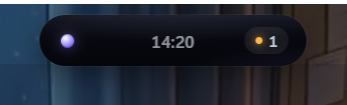
#> input picture shots/01-idle.png, 347 x 105 px
$ python dark-blocks.py ../shots/01-idle.png 100
#> lines starting #> are read from the running program, lines starting #| are printed output that depends on the picture
# 在浅色截图里找出「深色小块」的包围盒，用于定位异常黑条
import sys
from PIL import Image

path = sys.argv[1]
thresh = int(sys.argv[2]) if len(sys.argv) > 2 else 70
im = Image.open(path).convert('RGB')
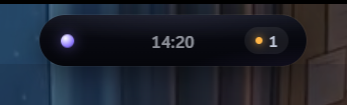
#> im: PIL image 347x105 RGB; mean R, G, B 30.2, 35.1, 45.9
w, h = im.size
#> w = 347; h = 105
px = im.load()

# 以 4px 为步长扫描，统计每行/每列的深色像素数
step = 4
rows = {}
cols = {}
for y in range(0, h, step):
    n = 0
    for x in range(0, w, step):
        r, g, b = px[x, y]
        if (r + g + b) / 3 < thresh:
            n += 1
            cols[x] = cols.get(x, 0) + 1
    if n:
        rows[y] = n
#> after the loop, cols = 87 items; rows = 27 items

print('size', w, h, 'thresh', thresh)
#| size 347 105 thresh 100
print('dark rows (count):')
for y in sorted(rows):
    if rows[y] >= 2:
        print('  y=%d n=%d' % (y, rows[y]))
#> this loop made 27 passes
#> y on passes 2 to 13: 4, 8, 12, 16, 20, 24, 28, 32, 36, 40, 44, 48
#|   y=0 n=87
#|   y=4 n=87
#|   y=8 n=87
#|   y=12 n=87
#|   y=16 n=87
#|   y=20 n=87
#|   y=24 n=87
#|   y=28 n=87
#> (further printed lines are left out)
print('dark cols range:', (min(cols), max(cols)) if cols else None)
#| dark cols range: (0, 344)
# 聚类成块
blocks = []
cur = None
for y in sorted(rows):
    if rows[y] < 2:
        continue
    if cur and y - cur[1] <= step * 2:
        cur[1] = y
    else:
        if cur:
            blocks.append(tuple(cur))
        cur = [y, y]
#> this loop made 27 passes
#> cur on pass 1: [0, 0]
#> after the loop, blocks = []
if cur:
    blocks.append(tuple(cur))
print('blocks (y0,y1):', blocks)
#| blocks (y0,y1): [(0, 104)]
